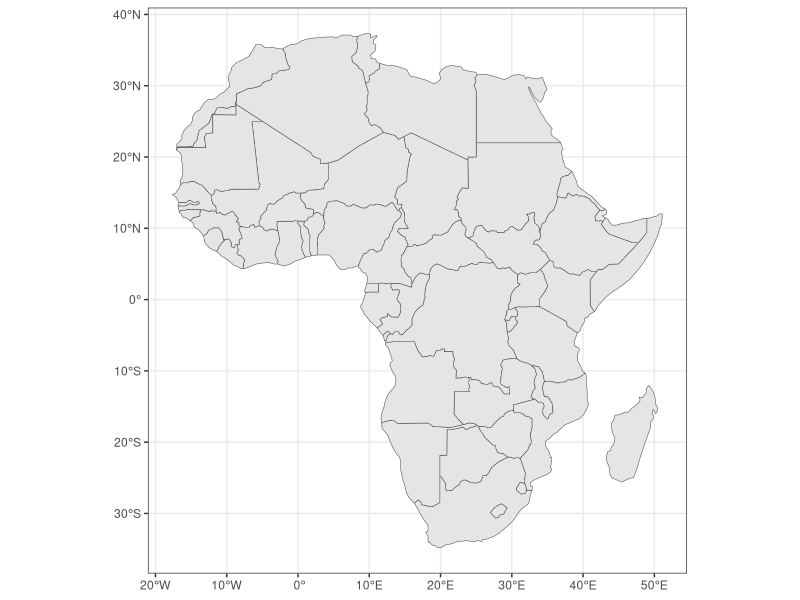

This figure's R source:
## ---- chunk 1
#| echo: false
#| eval: true

library(rnaturalearth)
library(ggplot2)

world <- ne_countries()
africa <- ne_countries(continent = "africa")
france <- ne_countries(country = "france")

theme_set(theme_bw())
ggplot(africa) + geom_sf()
